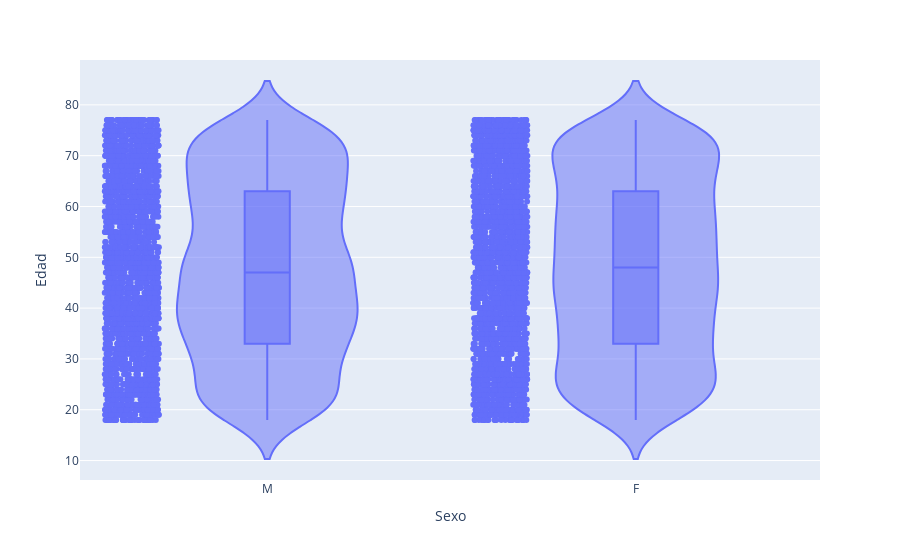

Write notebook code for a chart like this one.
### Code cell
#Utilizo plotly para verificar 
fig_Edad = px.violin(df, y="Edad",x='Sexo', box=True,points='all',)
fig_Edad.show()

### Figure 1 — Plotly figure (JSON) as saved in the notebook; plotly's stock layout.template omitted (floating-point values rounded to 4 significant figures; data arrays with more than 128 entries replaced by an {"elided": "..."} marker saying what was removed)
{"data": [{"alignmentgroup": "True", "box": {"visible": true}, "hovertemplate": "Sexo=%{x}<br>Edad=%{y}<extra></extra>", "legendgroup": "", "marker": {"color": "#636efa"}, "name": "", "offsetgroup": "", "orientation": "v", "points": "all", "scalegroup": "True", "showlegend": false, "type": "violin", "x": {"elided": "5000 str values"}, "x0": " ", "xaxis": "x", "y": {"elided": "5000 int values"}, "y0": " ", "yaxis": "y"}], "layout": {"legend": {"tracegroupgap": 0}, "margin": {"t": 60}, "violinmode": "group", "xaxis": {"anchor": "y", "domain": [0, 1], "title": {"text": "Sexo"}}, "yaxis": {"anchor": "x", "domain": [0, 1], "title": {"text": "Edad"}}}}
